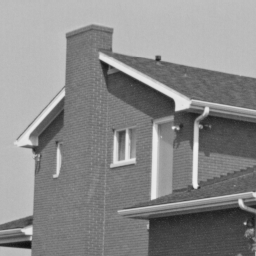
%> input picture Standard test images/house.tif, 256 x 256 px
$ octave Test_Pixel_Patch_NLM_Fig2C.m   (GNU Octave 9; MATLAB toolbox functions it lacks are replaced by stand-ins)
%> lines starting %> are read from the running program, lines starting %| are printed output that depends on the picture; long printed decimals are rounded
### CPP-NLM/ssim2009.m
% Compute SSIM index for a reference and test images,
% averages ssim_index over the three colour channels
% Images are assumed to be in [0 255]
%
% This is just a wrapper around the ssim_index.m script
% provided in the SSIM image evaluation distribution

function [mssim, ssim_map] = ssim_i(img1, img2, K, window, L)

% ========================================================================
% SSIM Index with automatic downsampling, Version 1.0
% Copyright(c) 2009 Zhou Wang
% All Rights Reserved.
%
% ----------------------------------------------------------------------
% Permission to use, copy, or modify this software and its documentation
% for educational and research purposes only and without fee is hereby
% granted, provided that this copyright notice and the original authors'
% names appear on all copies and supporting documentation. This program
% shall not be used, rewritten, or adapted as the basis of a commercial
% software or hardware product without first obtaining permission of the
% authors. The authors make no representations about the suitability of
% this software for any purpose. It is provided "as is" without express
% or implied warranty.
%----------------------------------------------------------------------
%
% This is an implementation of the algorithm for calculating the
% Structural SIMilarity (SSIM) index between two images
%
% Please refer to the following paper and the website with suggested usage
%
% Z. Wang, A. C. Bovik, H. R. Sheikh, and E. P. Simoncelli, "Image
% quality assessment: From error visibility to structural similarity,"
% IEEE Transactios on Image Processing, vol. 13, no. 4, pp. 600-612,
% Apr. 2004.
%
% http://www.ece.uwaterloo.ca/~z70wang/research/ssim/
%
% Note: This program is different from ssim_index.m, where no automatic
% downsampling is performed. (downsampling was done in the above paper
% and was described as suggested usage in the above website.)
%
% Kindly report any suggestions or corrections to zhouwang@ieee.org
%
%----------------------------------------------------------------------
%
%Input : (1) img1: the first image being compared
%        (2) img2: the second image being compared
%        (3) K: constants in the SSIM index formula (see the above
%            reference). defualt value: K = [0.01 0.03]
%        (4) window: local window for statistics (see the above
%            reference). default widnow is Gaussian given by
%            window = fspecial('gaussian', 11, 1.5);
%        (5) L: dynamic range of the images. default: L = 255
%
%Output: (1) mssim: the mean SSIM index value between 2 images.
%            If one of the images being compared is regarded as
%            perfect quality, then mssim can be considered as the
%            quality measure of the other image.
%            If img1 = img2, then mssim = 1.
%        (2) ssim_map: the SSIM index map of the test image. The map
%            has a smaller size than the input images. The actual size
%            depends on the window size and the downsampling factor.
%
%Basic Usage:
%   Given 2 test images img1 and img2, whose dynamic range is 0-255
%
%   [mssim, ssim_map] = ssim(img1, img2);
%
%Advanced Usage:
%   User defined parameters. For example
%
%   K = [0.05 0.05];
%   window = ones(8);
%   L = 100;
%   [mssim, ssim_map] = ssim(img1, img2, K, window, L);
%
%Visualize the results:
%
%   mssim                        %Gives the mssim value
%   imshow(max(0, ssim_map).^4)  %Shows the SSIM index map
%========================================================================


if (nargin < 2 | nargin > 5)
   ssim_index = -Inf;
   ssim_map = -Inf;
   return;
end

if (size(img1) ~= size(img2))
   ssim_index = -Inf;
   ssim_map = -Inf;
   return;
end

[M N] = size(img1);

if (nargin == 2)
   if ((M < 11) | (N < 11))
	   ssim_index = -Inf;
	   ssim_map = -Inf;
      return
   end
   window = fspecial('gaussian', 11, 1.5);	%
   K(1) = 0.01;					% default settings
   K(2) = 0.03;					%
   L = 255;                                     %
end

if (nargin == 3)
   if ((M < 11) | (N < 11))
	   ssim_index = -Inf;
	   ssim_map = -Inf;
      return
   end
   window = fspecial('gaussian', 11, 1.5);
   L = 255;
   if (length(K) == 2)
      if (K(1) < 0 | K(2) < 0)
		   ssim_index = -Inf;
   		ssim_map = -Inf;
	   	return;
      end
   else
	   ssim_index = -Inf;
   	ssim_map = -Inf;
	   return;
   end
end

if (nargin == 4)
   [H W] = size(window);
   if ((H*W) < 4 | (H > M) | (W > N))
	   ssim_index = -Inf;
	   ssim_map = -Inf;
      return
   end
   L = 255;
   if (length(K) == 2)
      if (K(1) < 0 | K(2) < 0)
		   ssim_index = -Inf;
   		ssim_map = -Inf;
	   	return;
      end
   else
	   ssim_index = -Inf;
   	ssim_map = -Inf;
	   return;
   end
end

if (nargin == 5)
   [H W] = size(window);
   if ((H*W) < 4 | (H > M) | (W > N))
	   ssim_index = -Inf;
	   ssim_map = -Inf;
      return
   end
   if (length(K) == 2)
      if (K(1) < 0 | K(2) < 0)
		   ssim_index = -Inf;
   		ssim_map = -Inf;
	   	return;
      end
   else
	   ssim_index = -Inf;
   	ssim_map = -Inf;
	   return;
   end
end


img1 = double(img1);
img2 = double(img2);

% automatic downsampling
f = max(1,round(min(M,N)/256));
%downsampling by f
%use a simple low-pass filter
if(f>1)
    lpf = ones(f,f);
    lpf = lpf/sum(lpf(:));
    img1 = imfilter(img1,lpf,'symmetric','same');
    img2 = imfilter(img2,lpf,'symmetric','same');

    img1 = img1(1:f:end,1:f:end);
    img2 = img2(1:f:end,1:f:end);
end

C1 = (K(1)*L)^2;
C2 = (K(2)*L)^2;
window = window/sum(sum(window));

mu1   = filter2(window, img1, 'valid');
mu2   = filter2(window, img2, 'valid');
mu1_sq = mu1.*mu1;
mu2_sq = mu2.*mu2;
mu1_mu2 = mu1.*mu2;
sigma1_sq = filter2(window, img1.*img1, 'valid') - mu1_sq;
sigma2_sq = filter2(window, img2.*img2, 'valid') - mu2_sq;
sigma12 = filter2(window, img1.*img2, 'valid') - mu1_mu2;

if (C1 > 0 & C2 > 0)
   ssim_map = ((2*mu1_mu2 + C1).*(2*sigma12 + C2))./((mu1_sq + mu2_sq + C1).*(sigma1_sq + sigma2_sq + C2));
else
   numerator1 = 2*mu1_mu2 + C1;
   numerator2 = 2*sigma12 + C2;
	denominator1 = mu1_sq + mu2_sq + C1;
   denominator2 = sigma1_sq + sigma2_sq + C2;
   ssim_map = ones(size(mu1));
   index = (denominator1.*denominator2 > 0);
   ssim_map(index) = (numerator1(index).*numerator2(index))./(denominator1(index).*denominator2(index));
   index = (denominator1 ~= 0) & (denominator2 == 0);
   ssim_map(index) = numerator1(index)./denominator1(index);
end

mssim = mean2(ssim_map);

return

### CPP-NLM/Test_Pixel_Patch_NLM_Fig2C.m
clear
clc
close all

path(path,'D:\testimage')


sigma=20;
x0=double(imread('house.tif'));
%> x0: size 256x256 double; min 16, max 239, mean 138; mean of the top-left, top-right, bottom-left and bottom-right quarters 159.8, 150, 135.6, 106.6


seed=0;
randn('state', seed);
I=x0+sigma*randn(size(x0));
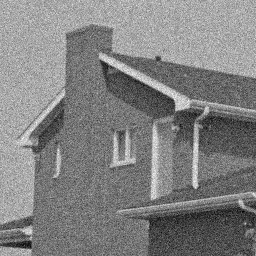
%> I: size 256x256 double; min -23.78, max 293.7, mean 137.8; drawn with min black and max white
disp(['psnr of noisy image=' num2str(psnr(I,x0,255))])
%| psnr of noisy image=22.1019
disp(['ssim of noisy image =' num2str(ssim2009(I,x0))])
%> in ssim_i, `mu1   = filter2(window, img1, 'valid');`:
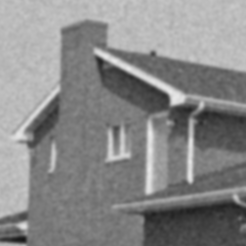
%> mu1: size 246x246 double; min 21.58, max 232.6, mean 136.8
%> in ssim_i, `mu1_sq = mu1.*mu1;`:
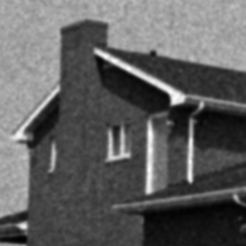
%> mu1_sq: size 246x246 double; min 465.8, max 54094, mean 20591.8; drawn with min black and max white
%> in ssim_i, `sigma1_sq = filter2(window, img1.*img1, 'valid') - mu1_sq;`:
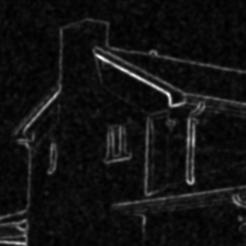
%> sigma1_sq: size 246x246 double; min 124.4, max 7059.6, mean 624.6; drawn with min black and max white
%> in ssim_i, `ssim_map = ((2*mu1_mu2 + C1).*(2*sigma12 + C2))./((mu1_sq + mu2_sq + C..`:
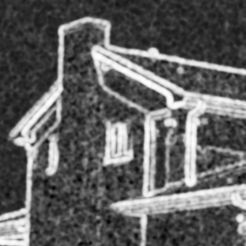
%> ssim_map: size 246x246 double; min -0.0444, max 0.981, mean 0.347; drawn with min black and max white
%> in ssim_i, `mssim = mean2(ssim_map);`: mssim = 0.347
%| ssim of noisy image =0.3465


similarWindowSize = 9;
f = floor(similarWindowSize/2);
searchWindow = 21;
t = floor(searchWindow/2);

h2=sigma*sigma*0.1;


tic
%> (the run ends here)

$ run again, with Standard test images/barbara.tif copied over Standard test images/house.tif
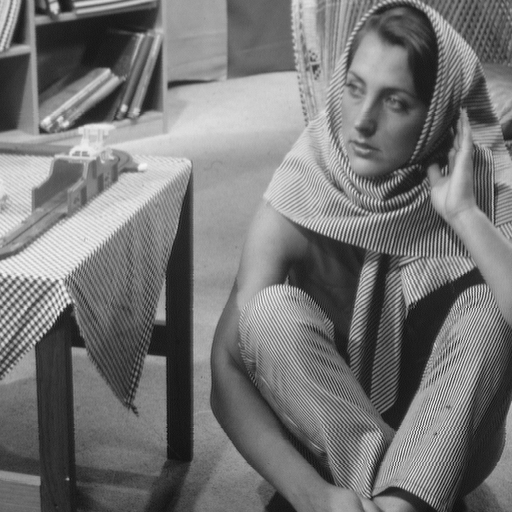
%> input picture Standard test images/barbara.tif, 512 x 512 px
%| psnr of noisy image=22.1298
%> in ssim_i, `sigma1_sq = filter2(window, img1.*img1, 'valid') - mu1_sq;`:
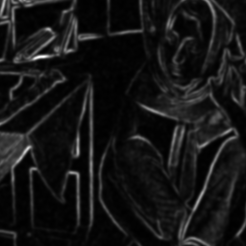
%> sigma1_sq: size 246x246 double; min 28.8, max 5439.2, mean 498.5; drawn with min black and max white
%> in ssim_i, `ssim_map = ((2*mu1_mu2 + C1).*(2*sigma12 + C2))./((mu1_sq + mu2_sq + C..`:
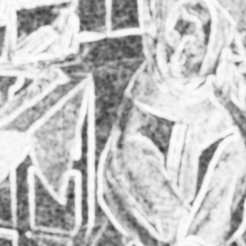
%> ssim_map: size 246x246 double; min 0.188, max 0.994, mean 0.763
%> mssim = 0.763
%| ssim of noisy image =0.7626

$ run again, with Standard test images/boat.tif copied over Standard test images/house.tif
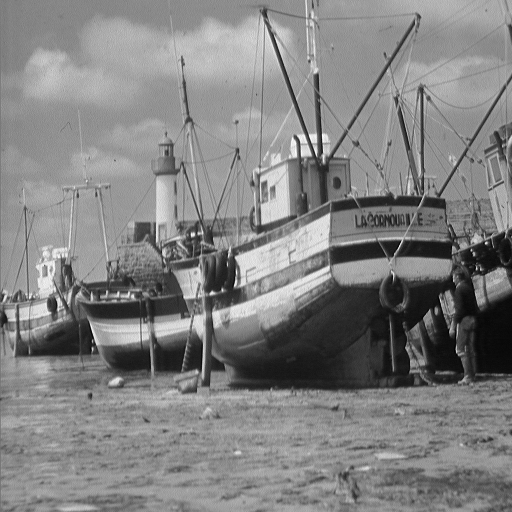
%> input picture Standard test images/boat.tif, 512 x 512 px
%| psnr of noisy image=22.1298
%> in ssim_i, `sigma1_sq = filter2(window, img1.*img1, 'valid') - mu1_sq;`:
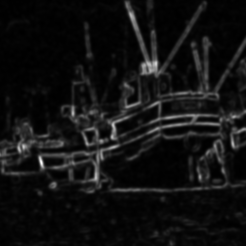
%> sigma1_sq: size 246x246 double; min 37.25, max 6565.1, mean 496.2; drawn with min black and max white
%> in ssim_i, `ssim_map = ((2*mu1_mu2 + C1).*(2*sigma12 + C2))./((mu1_sq + mu2_sq + C..`:
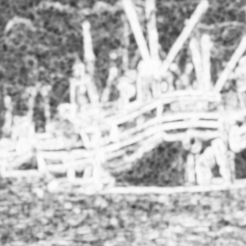
%> ssim_map: size 246x246 double; min 0.209, max 0.994, mean 0.731
%> mssim = 0.731
%| ssim of noisy image =0.7308
